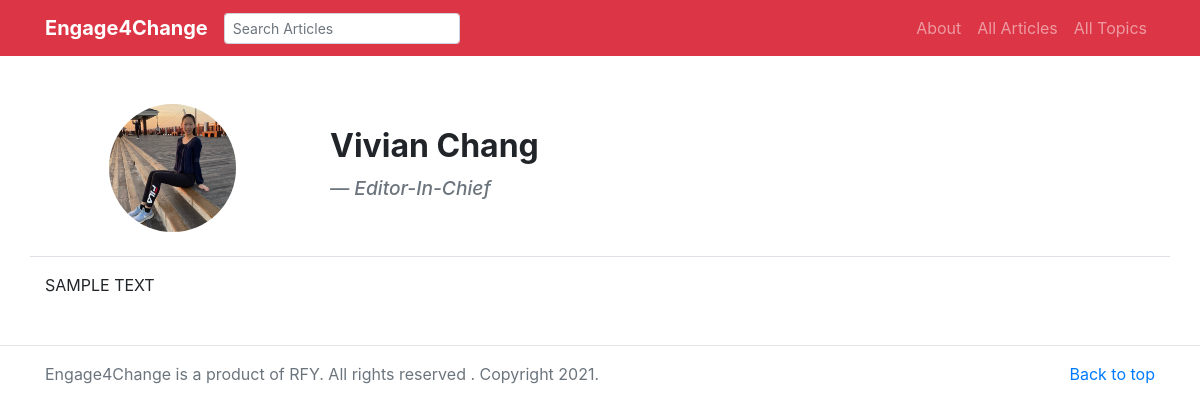
The page /bios/5 on the database as committed earlier.
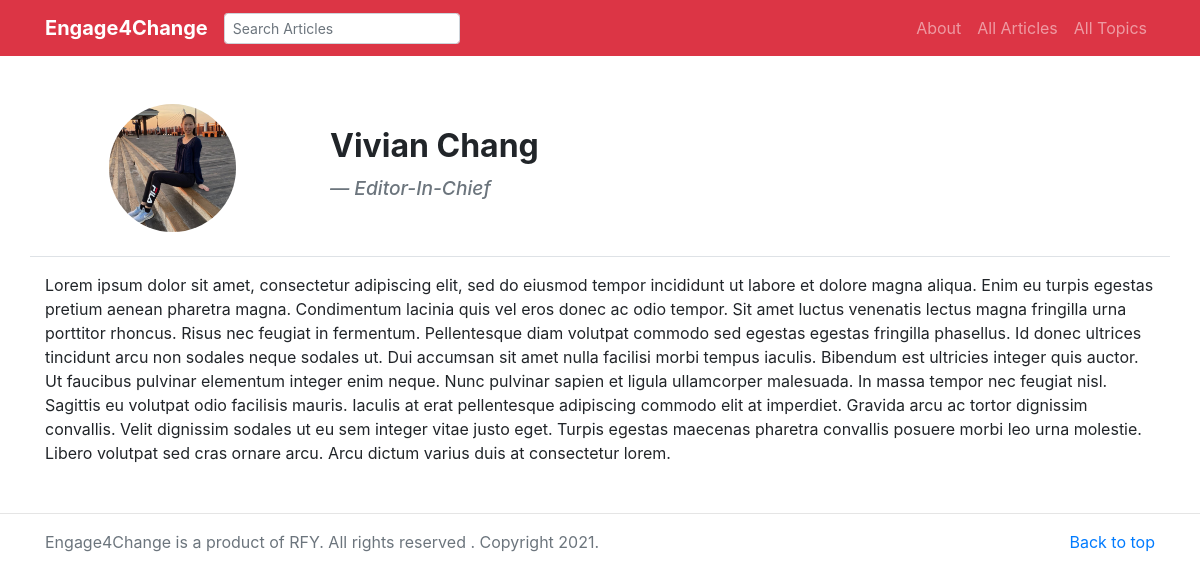
The same page on the database as committed later.
### main/models.py (models this page shows, shortened)
class Person(models.Model):
    name = models.CharField(max_length=100)
    position = models.CharField(max_length=100)
    bio = models.TextField()
    writer = models.BooleanField(default=False)
    editor = models.BooleanField(default=False)
    web_developer = models.BooleanField(default=False)
    image = models.ImageField(upload_to='imgs/')
    class Meta:
        verbose_name_plural = 'People'

### main/views.py (the view)
# urls.py: path('bios/<int:id>', views.bio, name='bio'),
def bio(request, id):
    person = Person.objects.get(id=id)
    news = News.objects.filter(writer=person)
    return render(request, 'bio.html', {
        'person': person,
        'news': news,
    })

### main/templates/bio.html (shortened to what this page needs)
{% extends 'base.html' %}
{% block content %}
<main class="container mt-4 mb-5">
    <div class="row my-3 align-items-center justify-content-center mt-5 border-bottom pb-4">
        <div class="text-center col-md-3 col-sm-12 mb-md-0 mb-sm-3">
            <img src="/media/{{person.image}}" class="card-img-top rounded-circle w-50" alt="{{person.name}}">
        </div>
        <div class="col-md-9 col-sm-12">
            <h2 class=" text-md-left text-sm-center card-title font-weight-bold">{{person.name}}</h2>
            <h4><footer class="text-md-left text-sm-center blockquote-footer font-italic">{{person.position}}</footer></h4>
        </div>
    </div>
    <p>{{person.bio}}</p>
</main>
{% endblock %}

Rows that differ between the two databases and show on the page:
changed Person "Vivian Chang": bio "SAMPLE TEXT" → "Lorem ipsum dolor sit amet, consectetur adipiscing elit, sed do eiusmod tempor incididunt ut labore et dolore magna aliqua. Enim eu turpis egestas pretium aenean pharetra magna. Condimentum lacinia quis vel eros donec ac odio tempor. Sit amet luctus venenatis lectus magna fringilla urna porttitor rhoncus. Risus nec feugiat in fermentum. Pellentesque diam volutpat commodo sed egestas egestas fringilla phasellus. Id donec ultrices tincidunt arcu non sodales neque sodales ut. Dui accumsan sit amet nulla facilisi morbi tempus iaculis. Bibendum est ultricies integer quis auctor. Ut faucibus pulvinar elementum integer enim neque. Nunc pulvinar sapien et ligula ullamcorper malesuada. In massa…"
